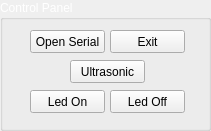
   <widget class="QGroupBox" name="groupBox">
    <property name="geometry">
     <rect>
      <x>330</x>
      <y>40</y>
      <width>211</width>
      <height>131</height>
     </rect>
    </property>
    <property name="palette">
     <palette>
      <active>
       <colorrole role="WindowText">
        <brush brushstyle="SolidPattern">
         <color alpha="255">
          <red>255</red>
          <green>255</green>
          <blue>255</blue>
         </color>
        </brush>
       </colorrole>
      </active>
      <inactive>
       <colorrole role="WindowText">
        <brush brushstyle="SolidPattern">
         <color alpha="255">
          <red>255</red>
          <green>255</green>
          <blue>255</blue>
         </color>
        </brush>
       </colorrole>
      </inactive>
      <disabled>
       <colorrole role="WindowText">
        <brush brushstyle="SolidPattern">
         <color alpha="255">
          <red>0</red>
          <green>85</green>
          <blue>127</blue>
         </color>
        </brush>
       </colorrole>
      </disabled>
     </palette>
    </property>
    <property name="title">
     <string>Control Panel</string>
    </property>
    <widget class="QPushButton" name="pushButton_OpenSerial">
     <property name="geometry">
      <rect>
       <x>30</x>
       <y>30</y>
       <width>75</width>
       <height>23</height>
      </rect>
     </property>
     <property name="text">
      <string>Open Serial</string>
     </property>
    </widget>
    <widget class="QPushButton" name="pushButton_us">
     <property name="geometry">
      <rect>
       <x>70</x>
       <y>60</y>
       <width>75</width>
       <height>23</height>
      </rect>
     </property>
     <property name="text">
      <string>Ultrasonic</string>
     </property>
     <property name="checkable">
      <bool>false</bool>
     </property>
     <property name="checked">
      <bool>false</bool>
     </property>
     <property name="autoRepeat">
      <bool>true</bool>
     </property>
     <property name="autoRepeatDelay">
      <number>1</number>
     </property>
     <property name="autoDefault">
      <bool>false</bool>
     </property>
    </widget>
    <widget class="QPushButton" name="pushButton_On">
     <property name="geometry">
      <rect>
       <x>30</x>
       <y>90</y>
       <width>75</width>
       <height>23</height>
      </rect>
     </property>
     <property name="text">
      <string>Led On</string>
     </property>
    </widget>
    <widget class="QPushButton" name="pushButton_Off">
     <property name="geometry">
      <rect>
       <x>110</x>
       <y>90</y>
       <width>75</width>
       <height>23</height>
      </rect>
     </property>
     <property name="text">
      <string>Led Off</string>
     </property>
    </widget>
    <widget class="QPushButton" name="pushButton_Exit">
     <property name="geometry">
      <rect>
       <x>110</x>
       <y>30</y>
       <width>75</width>
       <height>23</height>
      </rect>
     </property>
     <property name="text">
      <string>Exit</string>
     </property>
    </widget>
   </widget>
